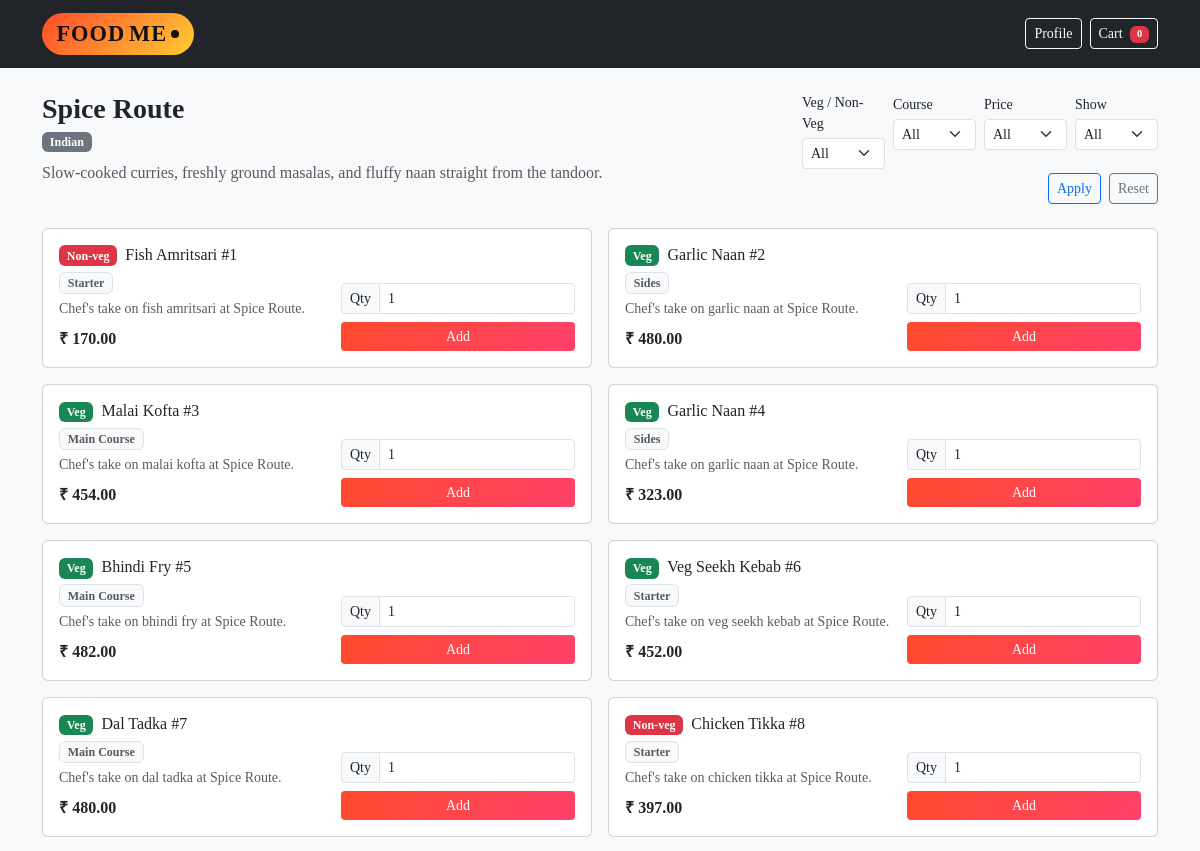
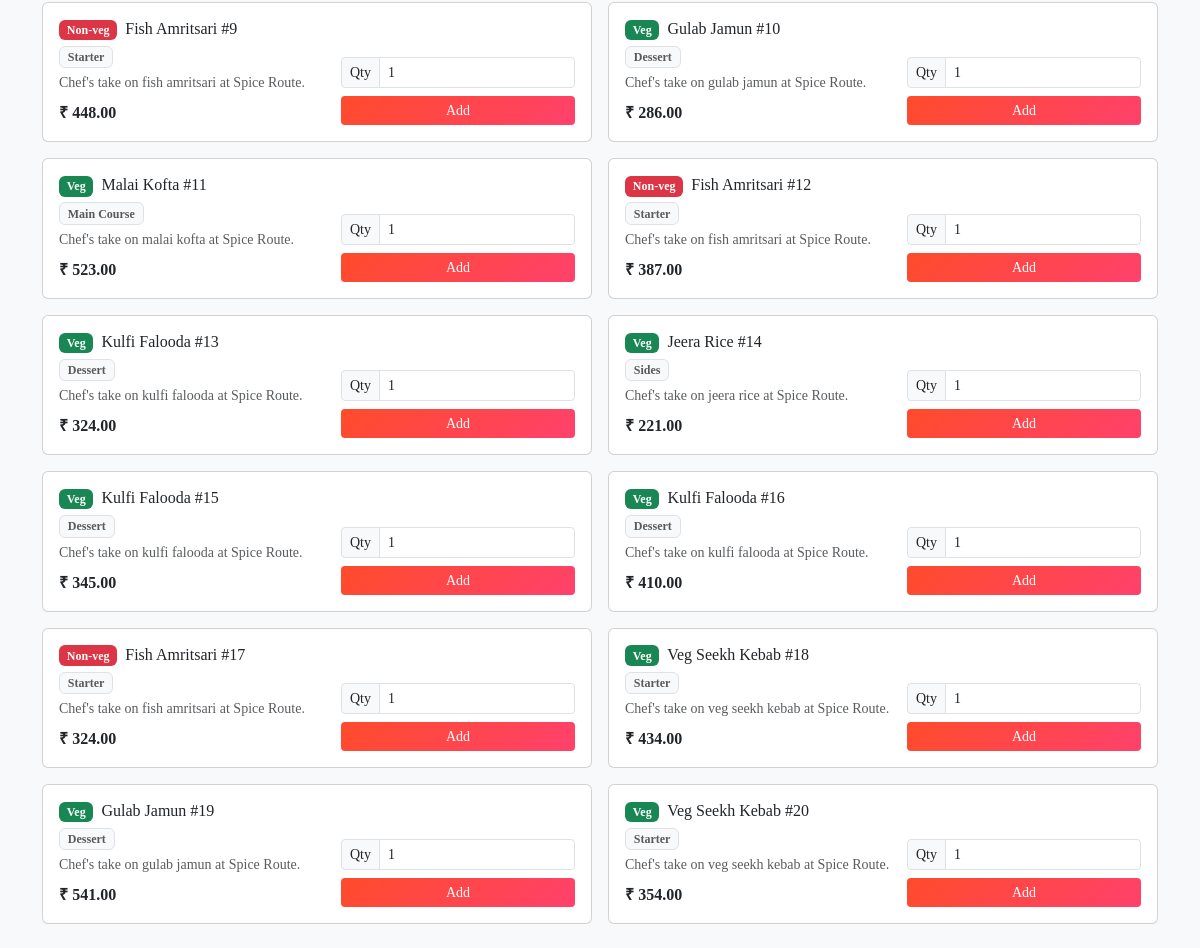
The page /restaurant/1 on the database its author committed (2 pictures, top to bottom).
### app.py (models this page shows)
class Restaurant(db.Model):
    __tablename__ = "restaurants"
    id = db.Column(db.Integer, primary_key=True)
    name = db.Column(db.String(120), nullable=False)
    description = db.Column(db.String(255), nullable=True)
    cuisine = db.Column(db.String(80), nullable=True)
    image_url = db.Column(db.String(255), nullable=True)
    menu_items = db.relationship("MenuItem", back_populates="restaurant", lazy=True)

class MenuItem(db.Model):
    __tablename__ = "menu_items"
    id = db.Column(db.Integer, primary_key=True)
    restaurant_id = db.Column(db.Integer, db.ForeignKey("restaurants.id"), nullable=False)
    name = db.Column(db.String(120), nullable=False)
    description = db.Column(db.String(255), nullable=True)
    price = db.Column(db.Float, nullable=False)
    is_veg = db.Column(db.Boolean, default=True)
    category = db.Column(db.String(50), nullable=True)  # e.g. Starter, Main Course, Dessert
    restaurant = db.relationship("Restaurant", back_populates="menu_items")

### app.py (the view)
@app.route("/restaurant/<int:restaurant_id>")
def restaurant_detail(restaurant_id: int):
    restaurant = Restaurant.query.get_or_404(restaurant_id)
    veg_filter = request.args.get("veg", "all")  # all, veg, nonveg
    category_filter = request.args.get("category", "all")
    price_filter = request.args.get("price", "all")  # all, lt200, bt200_400, gt400
    limit_filter = request.args.get("limit", "all")
    query = MenuItem.query.filter_by(restaurant_id=restaurant.id)
    if veg_filter == "veg":
        query = query.filter_by(is_veg=True)
    elif veg_filter == "nonveg":
        query = query.filter_by(is_veg=False)
    if category_filter != "all":
        query = query.filter_by(category=category_filter)
    if price_filter == "lt200":
        query = query.filter(MenuItem.price < 200)
    elif price_filter == "bt200_400":
        query = query.filter(MenuItem.price.between(200, 400))
    elif price_filter == "gt400":
        query = query.filter(MenuItem.price > 400)
    if limit_filter.isdigit():
        items = query.limit(int(limit_filter)).all()
    else:
        items = query.all()
    categories = (
        db.session.query(MenuItem.category)
        .filter(
            MenuItem.restaurant_id == restaurant.id,
            MenuItem.category.isnot(None),
        )
        .distinct()
        .all()
    )
    categories = [c[0] for c in categories]
    current_cart = get_cart()
    cart_item_ids = set(current_cart.keys())
    cart_quantities = {int(k): v for k, v in current_cart.items()}
    return render_template(
        "restaurant.html",
        restaurant=restaurant,
        items=items,
        categories=categories,
        veg_filter=veg_filter,
        category_filter=category_filter,
        price_filter=price_filter,
        limit_filter=limit_filter,
        limit_options=["5", "10", "20", "all"],
        cart_item_ids=cart_item_ids,
        cart_quantities=cart_quantities,
    )

### app.py (called while the page is built)
def get_cart():
    return session.get("cart", {})

def get_cart_count():
    cart = get_cart()
    return sum(cart.values())

@app.context_processor
def inject_cart_meta():
    return {"cart_count": get_cart_count()}

### templates/restaurant.html (shortened to what this page needs)
{% extends "base.html" %}
{% block content %}
  <div class="row mb-4">
    <div class="col-md-8">
      <h3 class="fw-semibold mb-1">{{ restaurant.name }}</h3>
      {% if restaurant.cuisine %}
        <span class="badge bg-secondary">{{ restaurant.cuisine }}</span>
      {% endif %}
      {% if restaurant.description %}
        <p class="text-muted mt-2 mb-0">{{ restaurant.description }}</p>
      {% endif %}
    </div>
    <div class="col-md-4">
      <form method="get" class="row g-2">
        <div class="col-12 col-md-3">
          <label class="form-label small mb-1">Veg / Non-Veg</label>
          <select name="veg" class="form-select form-select-sm">
            <option value="all" {% if veg_filter == 'all' %}selected{% endif %}>All</option>
          </select>
        </div>
        <div class="col-12 col-md-3">
          <label class="form-label small mb-1">Course</label>
          <select name="category" class="form-select form-select-sm">
            <option value="all" {% if category_filter == 'all' %}selected{% endif %}>All</option>
          </select>
        </div>
        <div class="col-12 col-md-3">
          <label class="form-label small mb-1">Price</label>
          <select name="price" class="form-select form-select-sm">
            <option value="all" {% if price_filter == 'all' %}selected{% endif %}>All</option>
          </select>
        </div>
        <div class="col-12 col-md-3">
          <label class="form-label small mb-1">Show</label>
          <select name="limit" class="form-select form-select-sm">
            {% for option in limit_options %}
              <option value="{{ option }}" {% if limit_filter == option %}selected{% endif %}>
                {% if option == 'all' %}All{% else %}{{ option }} items{% endif %}
              </option>
            {% endfor %}
          </select>
        </div>
        <div class="col-12 d-flex justify-content-end mt-1">
          <button type="submit" class="btn btn-sm btn-outline-primary me-2">Apply</button>
          <a href="{{ url_for('restaurant_detail', restaurant_id=restaurant.id) }}" class="btn btn-sm btn-outline-secondary">Reset</a>
        </div>
      </form>
    </div>
  </div>
  <div class="row g-3">
    {% for item in items %}
      <div class="col-md-6">
        <div class="card h-100">
          <div class="card-body d-flex">
            <div class="flex-grow-1">
              <h6 class="card-title mb-1">
                {% if item.is_veg %}
                  <span class="badge bg-success me-1">Veg</span>
                {% else %}
                  <span class="badge bg-danger me-1">Non-veg</span>
                {% endif %}
                {{ item.name }}
              </h6>
              {% if item.category %}
                <span class="badge bg-light text-muted border small mb-1">{{ item.category }}</span>
              {% endif %}
              {% if item.description %}
                <p class="text-muted small mb-2">{{ item.description }}</p>
              {% endif %}
              <p class="fw-semibold mb-0">₹ {{ '%.2f'|format(item.price) }}</p>
            </div>
            <div class="ms-3 d-flex align-items-end">
              {% set already_added = (item.id|string) in cart_item_ids %}
              <form method="post" action="{{ url_for('add_to_cart') }}" class="text-end">
                <div class="input-group input-group-sm mb-2">
                  <span class="input-group-text">Qty</span>
                  <input
                    type="number"
                    name="quantity"
                    class="form-control"
                    min="1"
                    value="{{ cart_quantities.get(item.id, 1) }}"
                  />
                </div>
                <button type="submit" class="btn btn-sm w-100 {% if already_added %}btn-success{% else %}btn-primary{% endif %}">
                  {% if already_added %}Update{% else %}Add{% endif %}
                </button>
              </form>
            </div>
          </div>
        </div>
      </div>
    {% else %}
      <p class="text-muted">No items available.</p>
    {% endfor %}
  </div>
{% endblock %}

### templates/base.html (shortened to what this page needs)
<!doctype html>
<html lang="en">
  <head>
    <link
      href="https://cdn.jsdelivr.net/npm/bootstrap@5.3.2/dist/css/bootstrap.min.css"
      rel="stylesheet"
    />
  </head>
  <body class="bg-light">
    <nav class="navbar navbar-expand-lg navbar-dark bg-dark">
      <div class="container">
        <a class="navbar-brand" href="{{ url_for('home') }}">
          <span class="brand-pill">
            Food<span style="color:#111;">Me</span>
            <span class="brand-dot"></span>
          </span>
        </a>
        <div class="d-flex gap-2 align-items-center">
          <a href="{{ url_for('profile') }}" class="btn btn-outline-light btn-sm">
            Profile
          </a>
          <a href="{{ url_for('view_cart') }}" class="btn btn-outline-light btn-sm position-relative">
            Cart
            <span class="badge bg-danger ms-1">{{ cart_count }}</span>
          </a>
        </div>
      </div>
    </nav>
    <main class="container py-4">
      {% block content %}{% endblock %}
    </main>
  </body>
  </html>

### templates/base.html (style rules this page uses)
body, button, input, textarea, select { font-family: "Cambria", "Times New Roman", serif; }
body { background: #0b0c10; }
.navbar-brand { font-weight: 800; letter-spacing: 1px; font-size: 1.4rem; text-transform: uppercase; }
.brand-pill { display: inline-flex; align-items: center; gap: 0.25rem; padding: 0.25rem 0.9rem; border-radius: 999px; background: linear-gradient(135deg, #ff4b2b, #ffcc33); color: #111; }
.brand-dot { width: 8px; height: 8px; border-radius: 50%; background: #111; }
.btn-primary { background: linear-gradient(135deg, #ff4b2b, #ff416c); border: none; }

### rows shown on the page
Restaurant: name "Spice Route", cuisine "Indian", description "Slow-cooked curries, freshly ground masalas, and fluffy naan straight from the tandoor."
MenuItem: is_veg "Non-veg", name "Fish Amritsari #1", category "Starter", description "Chef's take on fish amritsari at Spice Route.", price "170.00", quantity "1"
MenuItem: is_veg "Veg", name "Garlic Naan #2", category "Sides", description "Chef's take on garlic naan at Spice Route.", price "480.00", quantity "1"
MenuItem: is_veg "Veg", name "Malai Kofta #3", category "Main Course", description "Chef's take on malai kofta at Spice Route.", price "454.00", quantity "1"
MenuItem: is_veg "Veg", name "Garlic Naan #4", category "Sides", description "Chef's take on garlic naan at Spice Route.", price "323.00", quantity "1"
MenuItem: is_veg "Veg", name "Bhindi Fry #5", category "Main Course", description "Chef's take on bhindi fry at Spice Route.", price "482.00", quantity "1"
MenuItem: is_veg "Veg", name "Veg Seekh Kebab #6", category "Starter", description "Chef's take on veg seekh kebab at Spice Route.", price "452.00", quantity "1"
MenuItem: is_veg "Veg", name "Dal Tadka #7", category "Main Course", description "Chef's take on dal tadka at Spice Route.", price "480.00", quantity "1"
MenuItem: is_veg "Non-veg", name "Chicken Tikka #8", category "Starter", description "Chef's take on chicken tikka at Spice Route.", price "397.00", quantity "1"
MenuItem: is_veg "Non-veg", name "Fish Amritsari #9", category "Starter", description "Chef's take on fish amritsari at Spice Route.", price "448.00", quantity "1"
MenuItem: is_veg "Veg", name "Gulab Jamun #10", category "Dessert", description "Chef's take on gulab jamun at Spice Route.", price "286.00", quantity "1"
MenuItem: is_veg "Veg", name "Malai Kofta #11", category "Main Course", description "Chef's take on malai kofta at Spice Route.", price "523.00", quantity "1"
MenuItem: is_veg "Non-veg", name "Fish Amritsari #12", category "Starter", description "Chef's take on fish amritsari at Spice Route.", price "387.00", quantity "1"
MenuItem: is_veg "Veg", name "Kulfi Falooda #13", category "Dessert", description "Chef's take on kulfi falooda at Spice Route.", price "324.00", quantity "1"
MenuItem: is_veg "Veg", name "Jeera Rice #14", category "Sides", description "Chef's take on jeera rice at Spice Route.", price "221.00", quantity "1"
MenuItem: is_veg "Veg", name "Kulfi Falooda #15", category "Dessert", description "Chef's take on kulfi falooda at Spice Route.", price "345.00", quantity "1"
MenuItem: is_veg "Veg", name "Kulfi Falooda #16", category "Dessert", description "Chef's take on kulfi falooda at Spice Route.", price "410.00", quantity "1"
MenuItem: is_veg "Non-veg", name "Fish Amritsari #17", category "Starter", description "Chef's take on fish amritsari at Spice Route.", price "324.00", quantity "1"
MenuItem: is_veg "Veg", name "Veg Seekh Kebab #18", category "Starter", description "Chef's take on veg seekh kebab at Spice Route.", price "434.00", quantity "1"
MenuItem: is_veg "Veg", name "Gulab Jamun #19", category "Dessert", description "Chef's take on gulab jamun at Spice Route.", price "541.00", quantity "1"
MenuItem: is_veg "Veg", name "Veg Seekh Kebab #20", category "Starter", description "Chef's take on veg seekh kebab at Spice Route.", price "354.00", quantity "1"

### other values the page prints
{{ cart_count }} "0"
